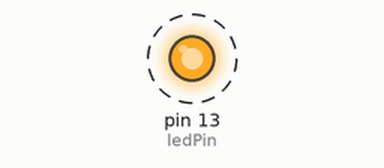
Recording of a sketch running on a simulated Arduino Uno, built with avr-gcc and run on an emulated ATmega328P. Shown: output pins drawn as LEDs (lit = HIGH). Dashed ring = blinking. What the sketch prints to the serial monitor is not drawn.

Above: at 0.5 s.
Timing chart, 0 to 4.6 s (numbered marks = the images above):
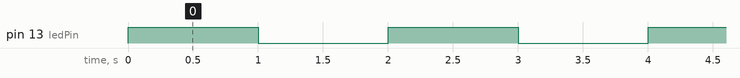

The sketch:

Do_over.pde
```cpp
/*
 Blink

 Turns on an LED on for one second, then off for one second, repeatedly.

 The circuit:
 * LED connected from digital pin 13 to ground.

 * Note: On most Arduino boards, there is already an LED on the board
 connected to pin 13, so you don't need any extra components for this example.


 Created 1 June 2005
 By David Cuartielles

 http://arduino.cc/en/Tutorial/Blink

 based on an orginal by H. Barragan for the Wiring i/o board

 */

int ledPin =  13;    // LED connected to digital pin 13

// The setup() method runs once, when the sketch starts

void setup()   {
	// initialize the digital pin as an output:
	pinMode(ledPin, OUTPUT);
	Serial.begin(9600);
}

// the loop() method runs over and over again,
// as long as the Arduino has power

void loop()
{
	digitalWrite(ledPin, HIGH);   // set the LED on
	delay(1000);                  // wait for a second
	digitalWrite(ledPin, LOW);    // set the LED off
	delay(1000);                  // wait for a second
	Serial.print("Hello, world");
}
```

Measured:
- by itself, pin 13 (ledPin): alternates HIGH for 1.0 s and LOW for 1.0 s
